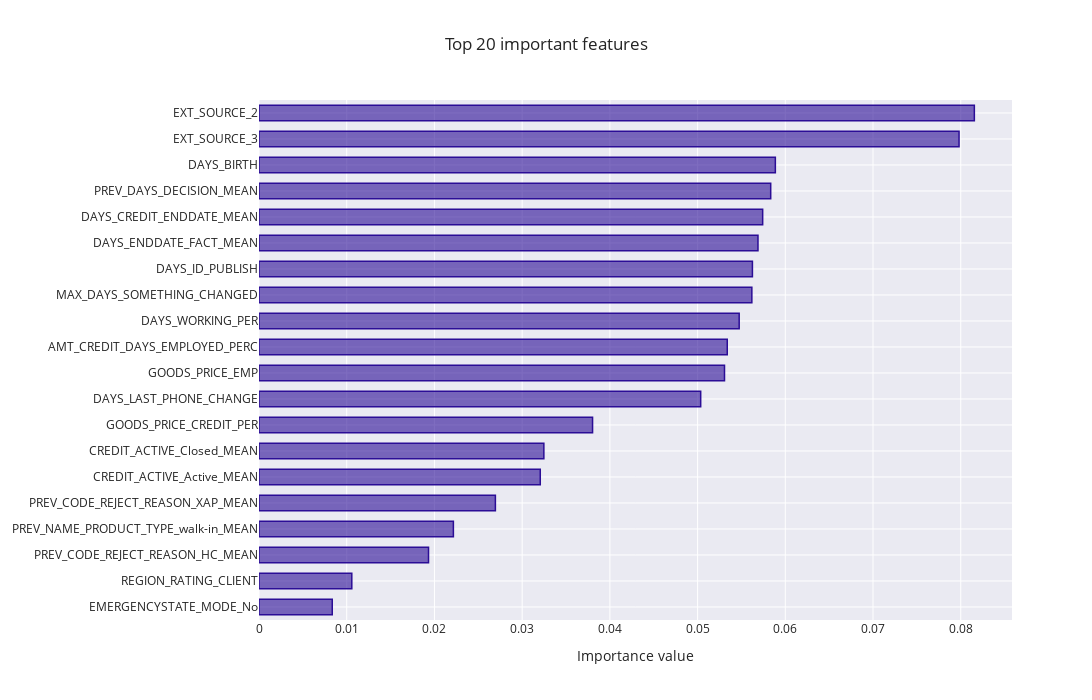

Source (notebook cell):
### Code cell
# Feature importance
feature_importance_plot(pipe[-1].feature_importances_,train,(LOG,run,'Modele/[Out of bag]/'))

### Figure 1 — Plotly figure (JSON) as saved in the notebook; plotly's stock layout.template omitted (floating-point values rounded to 4 significant figures)
{"data": [{"marker": {"color": "rgba(43, 13, 150, 0.6)", "line": {"color": "rgba(43, 13, 150, 1.0)", "width": 1.5}}, "orientation": "h", "type": "bar", "x": [0.00835, 0.01058, 0.01932, 0.02216, 0.02695, 0.03206, 0.03247, 0.03803, 0.05035, 0.05307, 0.05338, 0.05474, 0.05618, 0.05625, 0.05688, 0.05742, 0.05833, 0.05886, 0.07981, 0.08155], "y": ["EMERGENCYSTATE_MODE_No", "REGION_RATING_CLIENT", "PREV_CODE_REJECT_REASON_HC_MEAN", "PREV_NAME_PRODUCT_TYPE_walk-in_MEAN", "PREV_CODE_REJECT_REASON_XAP_MEAN", "CREDIT_ACTIVE_Active_MEAN", "CREDIT_ACTIVE_Closed_MEAN", "GOODS_PRICE_CREDIT_PER", "DAYS_LAST_PHONE_CHANGE", "GOODS_PRICE_EMP", "AMT_CREDIT_DAYS_EMPLOYED_PERC", "DAYS_WORKING_PER", "MAX_DAYS_SOMETHING_CHANGED", "DAYS_ID_PUBLISH", "DAYS_ENDDATE_FACT_MEAN", "DAYS_CREDIT_ENDDATE_MEAN", "PREV_DAYS_DECISION_MEAN", "DAYS_BIRTH", "EXT_SOURCE_3", "EXT_SOURCE_2"]}], "layout": {"autosize": false, "bargap": 0.4, "height": 700, "title": {"text": "Top 20 important features"}, "width": 1300, "xaxis": {"autorange": true, "range": [0, 0.08584], "title": {"text": "Importance value"}, "type": "linear"}, "yaxis": {"automargin": true, "autorange": true, "range": [-0.5, 19.5], "type": "category"}}}
